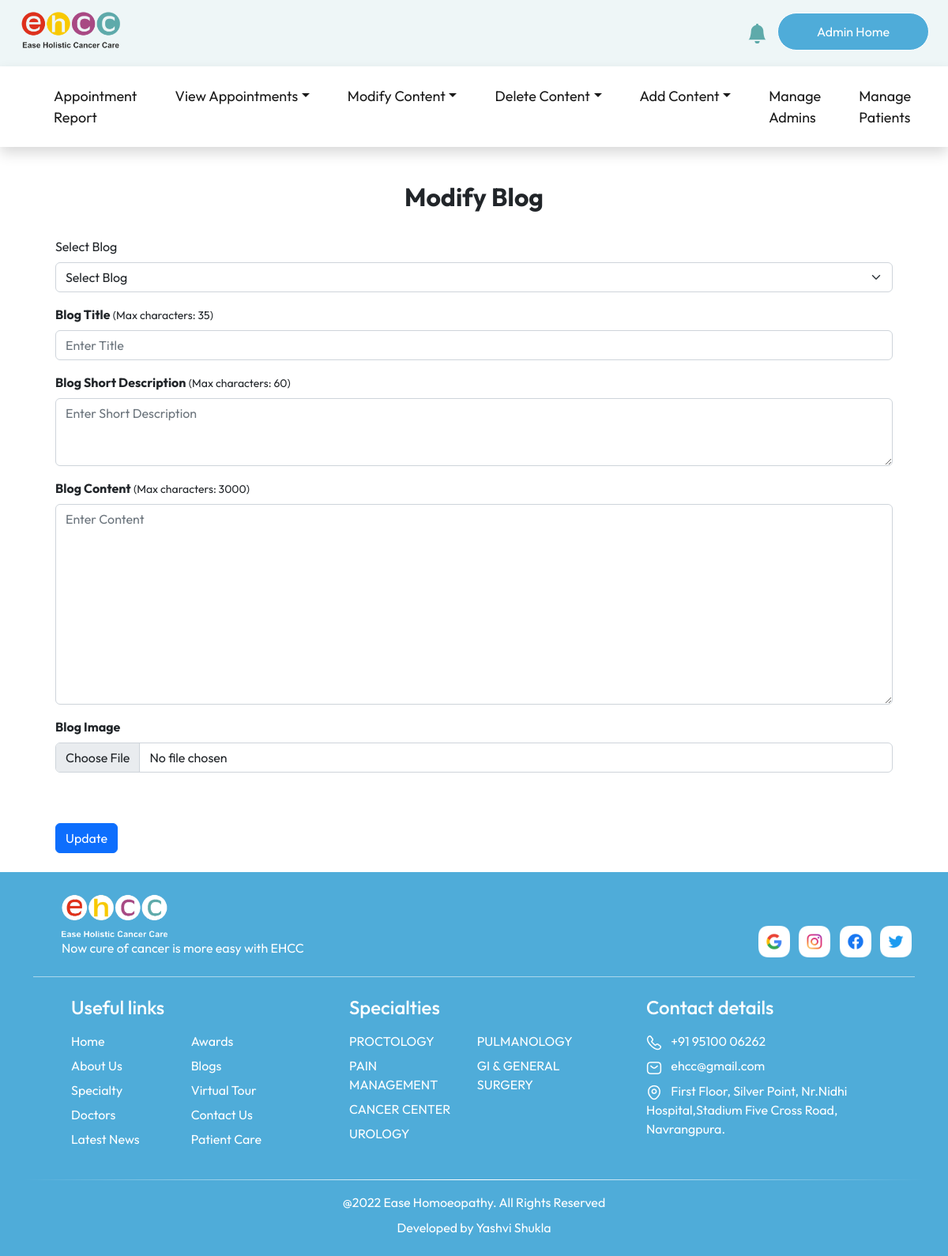
Screenshot of /modifyBlog/ (signed in) with the database file from the repository.
### tables this page shows
CREATE TABLE "social_links" (
	"social_name"	TEXT,
	"social_link"	TEXT
);

CREATE TABLE "specialty" (
	"id"	INTEGER,
	"name"	TEXT,
	"description"	TEXT
, "illustration"	TEXT);

### flask_app.py (the view, shortened to what this page needs)
@app.route("/modifyBlog/",methods = ["POST", "GET"])
def modifyBLog():
    if 'user' in session and session["user_type"] == "admin":
        database_connection = sqlite3.connect(database_location)
        database_cursor = database_connection.cursor()
        blogs = database_cursor.execute("SELECT id,title FROM blogs")
        blogs = blogs.fetchall()
        database_connection.commit()
        database_connection.close()
        return render_template('modifyBlog.html', social_links=social_links, message=None, blogs=blogs, navbar_specialties=navbar_specialties, navbar_diseases=navbar_diseases)
    return redirect(url_for('patientLogin'))

### templates/modifyBlog.html (shortened to what this page needs)
<!DOCTYPE html>
<html lang="en">
<head>
    <link href="https://cdn.jsdelivr.net/npm/bootstrap@5.2.0/dist/css/bootstrap.min.css" rel="stylesheet"
>
    <link rel="stylesheet" href="https://cdn.jsdelivr.net/npm/bootstrap-icons@1.9.1/font/bootstrap-icons.css">
    <link rel="stylesheet" href="../static/stylesheets/common.css">
    <link rel="stylesheet" href="../static/stylesheets/modifyCommon.css">
</head>
<body>
    {% include 'admin_navbar.html' %}
    <div class="container">
        <div class="row justify-content-center px-3 mb-2">
            <div class="col-lg-6 col-md-8 pb-4 pt-2 mt-5">
                <h2 class="mt-4 text-center">
                    <strong>
                        Modify Blog
                    </strong>
                </h2>
            </div>
            <div class="row">
                <div class="col-12">
                    <form action="/modifyBlog/" method="post" enctype="multipart/form-data">
                        <div class="mb-3">
                            <label for="blog_id" class="form-label">Select Blog</label>
                            <select id="blog_id" name="blog_id" class="form-select" required>
                                <option value="" selected disabled hidden>
                                    Select Blog
                                </option>
                            </select>
                        </div>
                        <div class="mb-3">
                            <label for="blog_title" class="form-label">
                                <b>Blog Title</b>
                            </label>
                            <small>(Max characters: 35)</small>
                            <input type="text" class="form-control" id="blog_title" name="blog_title" required
                                maxlength="35" placeholder="Enter Title">
                        </div>
                        <div class="mb-3">
                            <label for="blog_description" class="form-label">
                                <b>Blog Short Description</b>
                            </label>
                            <small>(Max characters: 60)</small>
                            <textarea class="form-control" id="blog_description" name="blog_description" rows="3"
                                maxlength="60" required placeholder="Enter Short Description"></textarea>
                        </div>
                        <div class="mb-3">
                            <label for="blog_content" class="form-label">
                                <b>Blog Content</b>
                            </label>
                            <small>(Max characters: 3000)</small>
                            <textarea class="form-control" id="blog_content" name="blog_content" rows="10" required
                                maxlength="3000" placeholder="Enter Content"></textarea>
                        </div>
                        <div class="mb-3">
                            <label for="blog_image" class="form-label">
                                <b>
                                    Blog Image
                                </b>
                            </label>
                            <input type="file" class="form-control" id="blog_image_input" name="blog_image_input"
                                accept="image/*">
                            <br>
                        </div>
                        <div class="mb-3">
                            <button class="btn btn-primary" type="submit" id="submit">Update</button>
                        </div>
                    </form>
                </div>
            </div>
        </div>
    </div>
    {% include 'footer.html' %}
</body>
</html>

### templates/footer.html (shortened to what this page needs)
<div class="footer">
    <div class="container">
        <div class="row align-items-end">
            <div class="col-md-8 px-md-5 mt-4 mb-3">
                <img src="../../static/images/logo/footer_logo.png" alt="Hospital logo" height="60" />
                <p class="text-white mb-0">
                    Now cure of cancer is more easy with EHCC
                </p>
            </div>
            <div class="col-md-4 pt-4 mb-3 text-md-end">
                {% for social in social_links %}
                <a href="{{social[1]}}">
                    <img src="../../static/images/logo/{{social[0]}}_icon.png" alt="{{social[0]}} logo"
                        class="img-fluid mx-1" style="height: 40px; width: auto;" />
                </a>
                {% endfor %}
            </div>
        </div>
        <div class="footer_line mt-2"></div>
        <div class="row text-white pt-4 ps-md-5 footer_links align-items-start">
            <div class="col-md-4 col-sm-6 mb-4">
                <h4 class="mb-3">Useful links</h4>
                <div class="row">
                    <div class="col-xl-5 col-sm-12 col-6">
                        <a href="/">
                            <p>Home</p>
                        </a>
                        <a href="/about/">
                            <p>About Us</p>
                        </a>
                        <a href="/specialty/">
                            <p>Specialty</p>
                        </a>
                        <a href="/doctors/">
                            <p>Doctors</p>
                        </a>
                        <a href="/news/">
                            <p>Latest News</p>
                        </a>
                    </div>
                    <div class="col-xl-5 col-sm-12 col-6">
                        <a href="/awards/">
                            <p>Awards</p>
                        </a>
                        <a href="/blogs/">
                            <p>Blogs</p>
                        </a>
                        <a href="/virtualTour/">
                            <p>Virtual Tour</p>
                        </a>
                        <a href="/contact/">
                            <p>Contact Us</p>
                        </a>
                        <a href="#">
                            <p>Patient Care</p>
                        </a>
                    </div>
                </div>
            </div>
            <div class="col-md-4 col-sm-6 mb-4 g-md-0">
                <h4 class="mb-3">
                    <a href="/specialty/">
                        Specialties
                    </a>
                </h4>
                <div class="row">
                    <div class="col-xl-5 col-sm-12 col-6">
                        {% for i in range (0,navbar_specialties|length) %}
                        <a href="/diseases/{{navbar_specialties[i][0]}}/">
                            <p>
                                {{ navbar_specialties[i][1] }}
                            </p>
                        </a>
                        {% endfor %}
                    </div>
                    {% if navbar_specialties|length > 4 %}
                    <div class="col-xl-5 col-sm-12 col-6">
                        {% for i in range (4,navbar_specialties|length) %}
                        <a href="/diseases/{{navbar_specialties[i][0]}}/">
                            <p>
                                {{ navbar_specialties[i][1] }}
                            </p>
                        </a>
                        {% endfor %}
                    </div>
                    {% endif %}
                </div>
            </div>
            <div class="col-md-4 col-sm-12">
                <h4 class="mb-3">Contact details</h4>
                <p>
                    <a href="tel:919510006262">
                        <img src="../../static/images/logo/footercall_icon.png" alt="call logo" />
                        <span class="ps-2">+91 95100 06262</span>
                    </a>
                </p>
                <p>
                    <a href="mailto:ehcc@gmail.com">
                        <img src="../../static/images/logo/mail_icon.png" alt="mail icon" />
                        <span class="ps-2">ehcc@gmail.com</span>
                    </a>
                </p>
                <p>
                    <a href="https://goo.gl/maps/SUXSNEnxhgQroknp9" target="_blank">
                        <img src="../../static/images/logo/location_icon.png" alt="location icon" />
                        <span class="ps-2">
                            First Floor, Silver Point, Nr.Nidhi Hospital,Stadium Five Cross Road, Navrangpura.
                        </span>
                    </a>
                </p>
            </div>
        </div>
        <div class="row my-2">
            <div class="footer_line_2"></div>
        </div>
        <div class="row text-white">
            <div class="py-2 text-center">
                @2022 Ease Homoeopathy. All Rights Reserved
            </div>
            <div class="text-center">
                Developed by <a href="" class="footer_credit">Yashvi Shukla</a></br></br>
            </div>
        </div>
    </div>
</div>

### static/stylesheets/common.css (style rules this page uses)
html, body { overflow-x: hidden; }
body { margin-top: 150px; }
* { margin: 0; padding: 0; box-sizing: border-box; font-family: "Outfit", sans-serif; }
:root { --nav-color: #EEF6F7; --primary-color: #5eaaaa; --heading-color: #4facd9; --section-background-color: #cae6f4; --contact-background-color: #284f4f; }
.footer { background-color: var(--heading-color); }
.footer_line { height: 1px; background-color: rgba(255, 255, 255, 0.521); }
.footer_line_2 { height: 1px; background: linear-gradient(to right, rgba(40, 79, 79, 0) 0%, white 50%, rgba(40, 79, 79, 0) 100%); }
.footer_credit { text-decoration: none; color: white; }
.footer_links p { margin-bottom: 7px !important; cursor: pointer; }

### rows the page displays
social_links: social_name (picture)
social_links: social_name (picture)
social_links: social_name (picture)
social_links: social_name (picture)
specialty: name "PROCTOLOGY"
specialty: name "PAIN MANAGEMENT"
specialty: name "CANCER CENTER"
specialty: name "UROLOGY"
specialty: name "PULMANOLOGY"
specialty: name "GI & GENERAL SURGERY"
